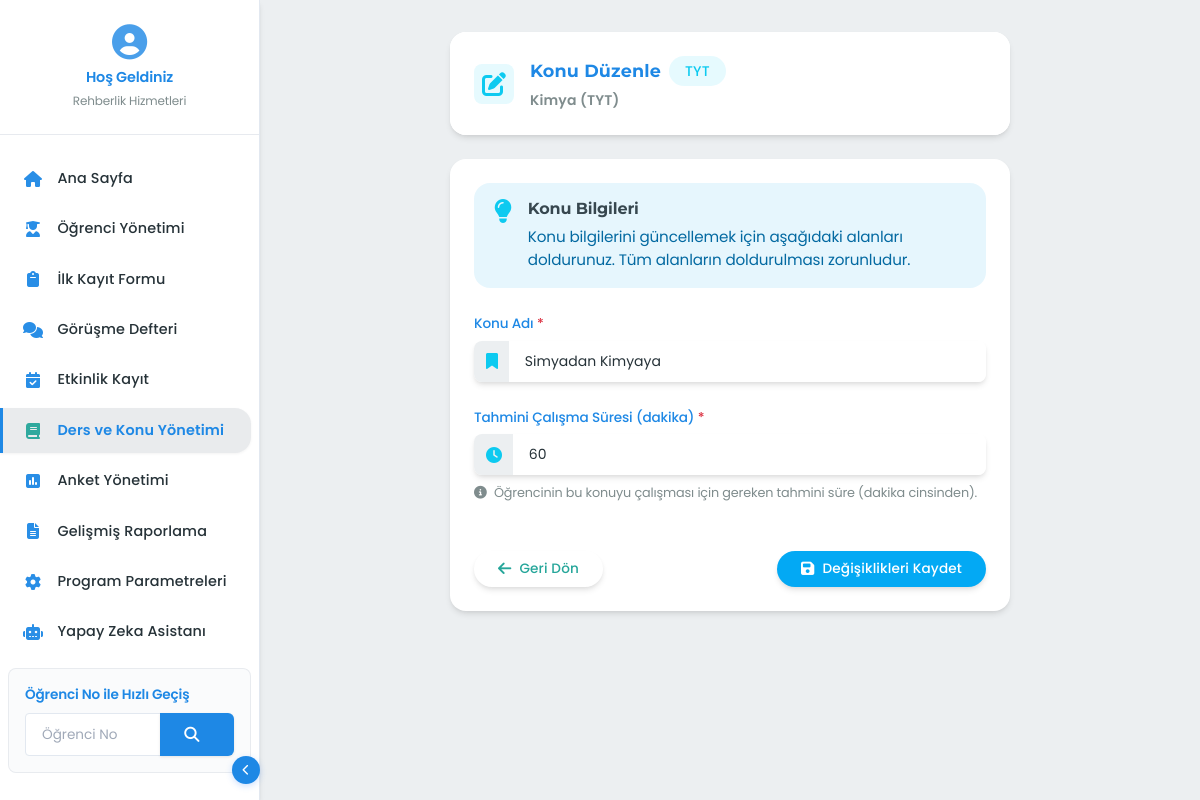
Page /ders-konu-yonetimi/konu/1/duzenle on the committed database.
### app/blueprints/ders_konu_yonetimi/models.py (models this page shows, shortened)
class Ders(db.Model):
    __tablename__ = 'dersler'
    __table_args__ = {'extend_existing': True}
    id = db.Column(db.Integer, primary_key=True)
    ad = db.Column(db.String(100), nullable=False, unique=True)
    aciklama = db.Column(db.Text, nullable=True)
    konular = relationship("Konu", back_populates="ders", cascade="all, delete-orphan")
    ders_programlari = relationship("DersProgrami", back_populates="ders", cascade="all, delete-orphan")
    ders_ilerlemeleri = relationship("DersIlerleme", back_populates="ders", cascade="all, delete-orphan")

class Konu(db.Model):
    __tablename__ = 'konular'
    __table_args__ = {'extend_existing': True}
    id = db.Column(db.Integer, primary_key=True)
    ders_id = db.Column(db.Integer, db.ForeignKey('dersler.id'), nullable=False)
    ad = db.Column(db.String(200), nullable=False)
    tahmini_sure = db.Column(db.Integer, nullable=False)  # Dakika cinsinden
    sira = db.Column(db.Integer, nullable=False, default=0)
    ders = relationship("Ders", back_populates="konular")
    konu_takipleri = relationship("KonuTakip", back_populates="konu", cascade="all, delete-orphan")

### app/blueprints/ders_konu_yonetimi/routes.py (the view, shortened to what this page needs)
@ders_konu_yonetimi_bp.route('/konu/<int:konu_id>/duzenle', methods=['GET', 'POST'])
def konu_duzenle(konu_id):
    konu = Konu.query.get_or_404(konu_id)
    ders = Ders.query.get_or_404(konu.ders_id)
    return render_template('ders_konu_yonetimi/konu_ekle.html', ders=ders, konu=konu)

### app/utils/session.py (called while the page is built)
def get_aktif_ogrenci():
    try:
        if 'aktif_ogrenci_id' in session:
            return Ogrenci.query.get(session['aktif_ogrenci_id'])
    except Exception:
        pass
    return None

### app/blueprints/ders_konu_yonetimi/templates/ders_konu_yonetimi/konu_ekle.html (shortened to what this page needs)
{% extends "base.html" %}
{% block content %}
{% set ders_renk = 'primary' %}
{% set ders_ikon = 'book' %}
{% set ders_tip = '' %}
{% if 'TYT' in ders.ad %}
    {% set ders_renk = 'info' %}
    {% set ders_ikon = 'check-circle' %}
    {% set ders_tip = 'TYT' %}
{% elif 'AYT' in ders.ad %}
    {% set ders_renk = 'success' %}
    {% set ders_ikon = 'star' %}
    {% set ders_tip = 'AYT' %}
{% elif 'YDT' in ders.ad or 'Dil' in ders.ad or 'İngilizce' in ders.ad or 'Almanca' in ders.ad or 'Fransızca' in ders.ad %}
    {% set ders_renk = 'warning' %}
    {% set ders_ikon = 'globe' %}
    {% set ders_tip = 'YDT' %}
{% endif %}
<div class="row justify-content-center">
    <div class="col-lg-8">
        <div class="card border-0 shadow-sm rounded-4 overflow-hidden mb-4">
            <div class="card-header bg-white d-flex align-items-center p-4 border-0">
                <div class="icon-wrapper bg-{{ ders_renk }} bg-opacity-10 rounded-3 p-3 me-3">
                    {% if konu %}
                    <i class="fas fa-edit fs-4 text-{{ ders_renk }}"></i>
                    {% else %}
                    <i class="fas fa-plus fs-4 text-{{ ders_renk }}"></i>
                    {% endif %}
                </div>
                <div>
                    <div class="d-flex align-items-center">
                        <h4 class="card-title mb-0 fw-bold">
                            {% if konu %}Konu Düzenle{% else %}Yeni Konu Ekle{% endif %}
                        </h4>
                        {% if ders_tip %}
                        <span class="badge bg-{{ ders_renk }} bg-opacity-10 text-{{ ders_renk }} rounded-pill px-3 py-2 ms-2">{{ ders_tip }}</span>
                        {% endif %}
                    </div>
                    <p class="text-muted small mb-0 mt-1">{{ ders.ad }}</p>
                </div>
            </div>
        </div>
        <div class="card border-0 shadow-sm rounded-4 overflow-hidden">
            <div class="card-body p-4">
                <div class="alert alert-{{ ders_renk }} bg-opacity-10 border-0 rounded-4 mb-4">
                    <div class="d-flex">
                        <i class="fas fa-lightbulb fs-4 me-3 text-{{ ders_renk }}"></i>
                        <div>
                            <h6 class="fw-bold mb-2">Konu Bilgileri</h6>
                            <p class="mb-0">
                                {% if konu %}
                                Konu bilgilerini güncellemek için aşağıdaki alanları doldurunuz. Tüm alanların doldurulması zorunludur.
                                {% else %}
                                Yeni konu eklemek için aşağıdaki alanları doldurunuz. Konu adı ve tahmini çalışma süresi bilgileri zorunludur.
                                {% endif %}
                            </p>
                        </div>
                    </div>
                </div>
                <form method="post" class="needs-validation" novalidate>
                    <div class="mb-4">
                        <label for="ad" class="form-label fw-medium">Konu Adı <span class="text-danger">*</span></label>
                        <div class="input-group shadow-sm rounded-3 overflow-hidden">
                            <span class="input-group-text bg-light border-0">
                                <i class="fas fa-bookmark text-{{ ders_renk }}"></i>
                            </span>
                            <input type="text" class="form-control border-0" id="ad" name="ad" value="{{ konu.ad if konu else '' }}" required placeholder="Örn: Oran ve Orantı">
                        </div>
                    </div>
                    <div class="mb-4">
                        <label for="tahmini_sure" class="form-label fw-medium">Tahmini Çalışma Süresi (dakika) <span class="text-danger">*</span></label>
                        <div class="input-group shadow-sm rounded-3 overflow-hidden">
                            <span class="input-group-text bg-light border-0">
                                <i class="fas fa-clock text-{{ ders_renk }}"></i>
                            </span>
                            <input type="number" class="form-control border-0" id="tahmini_sure" name="tahmini_sure" value="{{ konu.tahmini_sure if konu else '' }}" min="1" required placeholder="Dakika cinsinden süre">
                        </div>
                        <div class="form-text small text-muted mt-2">
                            <i class="fas fa-info-circle me-1"></i>
                            Öğrencinin bu konuyu çalışması için gereken tahmini süre (dakika cinsinden).
                        </div>
                    </div>
                    <div class="d-flex justify-content-between mt-5">
                        <a href="{{ url_for('ders_konu_yonetimi.detay', ders_id=ders.id) }}" class="btn btn-outline-secondary rounded-pill px-4 py-2 shadow-sm">
                            <i class="fas fa-arrow-left me-2"></i> Geri Dön
                        </a>
                        <button type="submit" class="btn btn-{{ ders_renk }} rounded-pill px-4 py-2 shadow-sm">
                            <i class="fas fa-save me-2"></i>
                            {% if konu %}Değişiklikleri Kaydet{% else %}Konuyu Ekle{% endif %}
                        </button>
                    </div>
                </form>
            </div>
        </div>
    </div>
</div>
{% endblock %}

### app/static/css/styles.css (style rules this page uses)
:root { --primary-color: #2c3e50; --primary-light: #34495e; --primary-dark: #1e2a36; --secondary-color: #3498db; --secondary-light: #5dade2; --secondary-dark: #2874a6; --accent-color: #16a085; --warning-color: #f39c12; --danger-color: #c0392b; --info-color: #2980b9; --success-color: #27ae60; --light-color: #f8f9fa; --dark-color: #2c3e50; --text-color: #333333; --text-muted: #7f8c8d; --border-color: #ecf0f1; --bg-light: #f5f7f9; --bg-white: #ffffff; --bg-gradient: linear-gradient(to right, var(--primary-color), var(--primary-dark)); --shadow-sm: 0 2px 4px rgba(0, 0, 0, 0.05); --shadow-md: 0 4px 6px -1px rgba(0, 0, 0, 0.1), 0 2px 4px -1px rgba(0, 0, 0, 0.06); --shadow-lg: 0 10px 15px -3px rgba(0, 0, 0, 0.1), 0 4px 6px -2px rgba(0, 0, 0, 0.05); --radius-sm: 0.25rem; --radius-md: 0.5rem; --radius-lg: 0.75rem; --radius-xl: 1rem; --transition: all 0.2s ease; --card-shadow: 0 4px 6px -1px rgba(0, 0, 0, 0.1), 0 2px 4px -1px rgba(0, 0, 0, 0.06); --card-shadow-hover: 0 10px 15px -3px rgba(0, 0, 0, 0.1), 0 4px 6px -2px rgba(0, 0, 0, 0.05); --sidebar-width: 260px; --sidebar-collapsed-width: 70px; --header-height: 60px; --border-radius: 0.5rem; --transition-smooth: all 0.25s cubic-bezier(0.4, 0, 0.2, 1); }
body { font-family: 'Inter', system-ui, -apple-system, 'Segoe UI', Helvetica, Arial, sans-serif; color: var(--text-color); background-color: var(--bg-light); line-height: 1.5; font-size: 0.9rem; overflow-x: hidden; -webkit-font-smoothing: antialiased; -moz-osx-font-smoothing: grayscale; letter-spacing: -0.01em; }
.card { border-radius: var(--radius-lg); border: none; box-shadow: var(--shadow-md); margin-bottom: 1.5rem; transition: all 0.3s ease; overflow: hidden; background-color: var(--bg-white); position: relative; }
.card-header { background: var(--bg-white); border-bottom: 2px solid var(--primary-color); font-weight: 600; font-size: 1rem; padding: 1rem 1.5rem; color: var(--primary-color); letter-spacing: 0.01em; position: relative; }
.card-header .card-title { margin-bottom: 0; font-size: 1.1rem; font-weight: 600; color: var(--primary-color); position: relative; }
.card-body { padding: 1.5rem; }
.btn { font-weight: 600; border-radius: var(--radius-md); padding: 0.65rem 1.25rem; font-size: 0.85rem; line-height: 1.5; transition: all 0.3s cubic-bezier(0.4, 0, 0.2, 1); display: inline-flex; align-items: center; justify-content: center; box-shadow: var(--shadow-sm); letter-spacing: 0.01em; position: relative; overflow: hidden; border: none; z-index: 1; }
.btn:before { content: ''; position: absolute; top: 0; left: 0; width: 100%; height: 100%; background: rgba(255, 255, 255, 0.1); transform: translateY(100%); transition: transform 0.3s cubic-bezier(0.4, 0, 0.2, 1); z-index: -1; }
.btn i, .btn .fas, .btn .far, .btn .fal, .btn .fab { margin-right: 0.65rem; font-size: 0.95rem; transition: transform 0.2s ease; }
.btn-info { background-color: var(--info-color); color: white; }
.btn-outline-secondary { color: var(--secondary-color); background-color: transparent; border: 2px solid var(--secondary-color); }
.form-control { border-radius: 3px; border: 1px solid #ced4da; padding: 0.5rem 0.75rem; font-size: 0.875rem; transition: border-color 0.2s ease; background-color: var(--bg-white); color: var(--text-color); line-height: 1.5; }
.form-control::placeholder { color: #a0a9b8; font-size: 0.85rem; }
.form-label { font-weight: 600; color: var(--primary-color); font-size: 0.85rem; margin-bottom: 0.4rem; display: inline-block; }
.form-text { color: #6c757d; font-size: 0.8rem; margin-top: 0.25rem; }
.badge { font-weight: 500; padding: 0.35em 0.65em; border-radius: 0.375rem; font-size: 0.75rem; line-height: 1; display: inline-flex; align-items: center; letter-spacing: 0.01em; }
.text-muted { color: var(--text-muted) !important; }
.fw-medium { font-weight: 500 !important; }
.bg-light { background-color: var(--bg-light) !important; }
.shadow-sm { box-shadow: var(--card-shadow) !important; }

### app/static/css/animations.css (style rules this page uses)
.btn { transition: all 0.2s cubic-bezier(0.4, 0, 0.2, 1); }
.card { transition: all 0.3s cubic-bezier(0.4, 0, 0.2, 1); }
.form-control { transition: all 0.2s ease; }
.badge { transition: all 0.2s ease; }
.btn { transition: all 0.2s ease-in-out; }
.card { transition: all 0.3s cubic-bezier(0.165, 0.84, 0.44, 1); }
.form-control, .form-select { transition: all 0.2s ease; }

### app/blueprints/ders_konu_yonetimi/templates/ders_konu_yonetimi/konu_ekle.html (style rules this page uses)
.icon-wrapper { display: flex; align-items: center; justify-content: center; width: 40px; height: 40px; transition: all 0.2s ease; }
.rounded-4 { border-radius: 1rem !important; }

### rows in the picture
Ders: ad "Kimya (TYT)"
Konu: ad "Simyadan Kimyaya", tahmini_sure "60"

### other values in the picture
{{ ders_tip }} "TYT"
